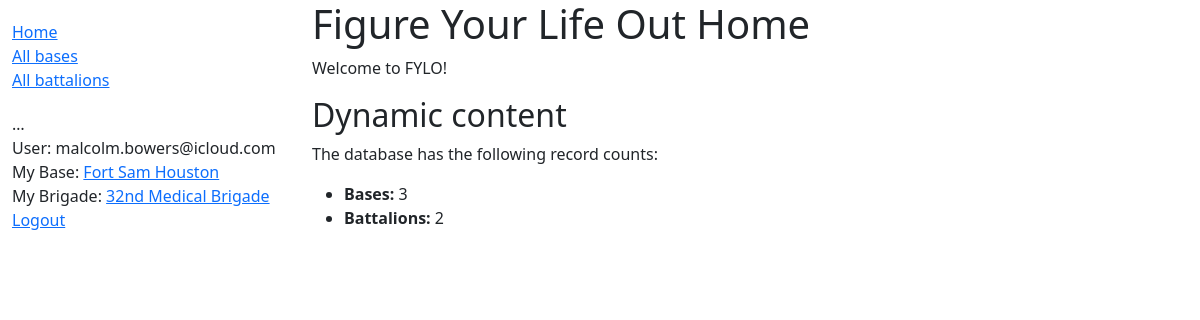
The app's page / (signed in) with its own data.
### accounts/models.py (models this page shows, shortened)
class CustomUser(AbstractBaseUser, PermissionsMixin):
    email = models.EmailField(_("email address"), unique=True)
    is_staff = models.BooleanField(default=False)
    is_active = models.BooleanField(default=True)
    date_joined = models.DateTimeField(default=timezone.now)
    base = models.ForeignKey(Base, on_delete=models.RESTRICT, null=True)
    brigade = models.ForeignKey(Brigade, on_delete=models.RESTRICT, null=True)
    USERNAME_FIELD = "email"
    REQUIRED_FIELDS = []
    objects = CustomUserManager()

### app/models.py (models this page shows)
class Base(models.Model):
    name = models.CharField(max_length=200, help_text='Enter the base.')
    location = models.CharField(max_length=200, help_text='Enter the state for this base.')
    def __str__(self):
        return self.name
    def get_absolute_url(self):
        return reverse('base-detail', args=[str(self.id)])

class Brigade(models.Model):
    name = models.CharField(max_length=200, help_text='Enter the Brigade.')
    command = models.ForeignKey(Command, on_delete=models.RESTRICT, null=True)
    base = models.ManyToManyField(Base, null=True, help_text='Select a base for this Brigade.')
    def __str__(self):
        return self.name
    def get_absolute_url(self):
        return reverse('brigade-detail', args=[str(self.id)])

### app/views.py (the view)
# urls.py: path('', views.index, name='index'),
def index(request):
    num_bases = Base.objects.all().count()
    num_battalions = Battalion.objects.all().count()
    context = {
        'num_bases': num_bases,
        'num_battalions': num_battalions,
    }
    return render(request, 'index.html', context=context)

### app/templates/index.html
{% extends "base_generic.html" %}
{% block content %}
<h1>Figure Your Life Out Home</h1>
<p>Welcome to FYLO!</p>
<h2>Dynamic content</h2>
<p>The database has the following record counts:</p>
<ul>
    <li><strong>Bases:</strong> {{ num_bases }}</li>
    <li><strong>Battalions:</strong> {{ num_battalions }}</li>
</ul>
{% endblock %}

### app/templates/base_generic.html (shortened to what this page needs)
<!DOCTYPE html>
<html lang="en">
<head>
    <link href="https://cdn.jsdelivr.net/npm/bootstrap@5.1.3/dist/css/bootstrap.min.css" rel="stylesheet">
    {% load static %}
    <link rel="stylesheet" href="{% static 'css/styles.css' %}">
</head>
<body>
    <div class="container-fluid">
        <div class="row">
            <div class="col-sm-3">
                {% block sidebar %}
                <ul class="sidebar-nav">
                    <li><a href="{% url 'index' %}">Home</a></li>
                    <li><a href="{% url 'bases' %}">All bases</a></li>
                    <li><a href="{% url 'battalions' %}">All battalions</a></li>
                </ul>
                <ul class="sidebar-nav">
                    …
                    {% if user.is_authenticated %}
                    <li>User: {{ user.get_username }}</li>
                    <li>My Base: <a href="{{ user.base.get_absolute_url }}">{{ user.base }}</a></li>
                    <li>My Brigade: <a href="{{user.brigade.get_absolute_url }}">{{ user.brigade }}</a></li>
                    <li><a href="{% url 'logout' %}?next={{ request.path }}">Logout</a></li>
                    {% else %}
                    <li><a href="{% url 'login' %}?next={{ request.path }}">Login</a></li>
                    {% endif %}
                </ul>
                {% endblock %}
            </div>
            <div class="col-sm-7 ">
                {% block content %}{% endblock %}
            </div>
        </div>
    </div>
</body>
</html>

### app/static/css/styles.css (style rules this page uses)
.sidebar-nav { margin-top: 20px; padding: 0; list-style: none; }

### records on screen
CustomUser: get_username "malcolm.bowers@icloud.com", base "Fort Sam Houston", brigade "32nd Medical Brigade"

### other values on screen
{{ num_bases }} "3"
{{ num_battalions }} "2"
